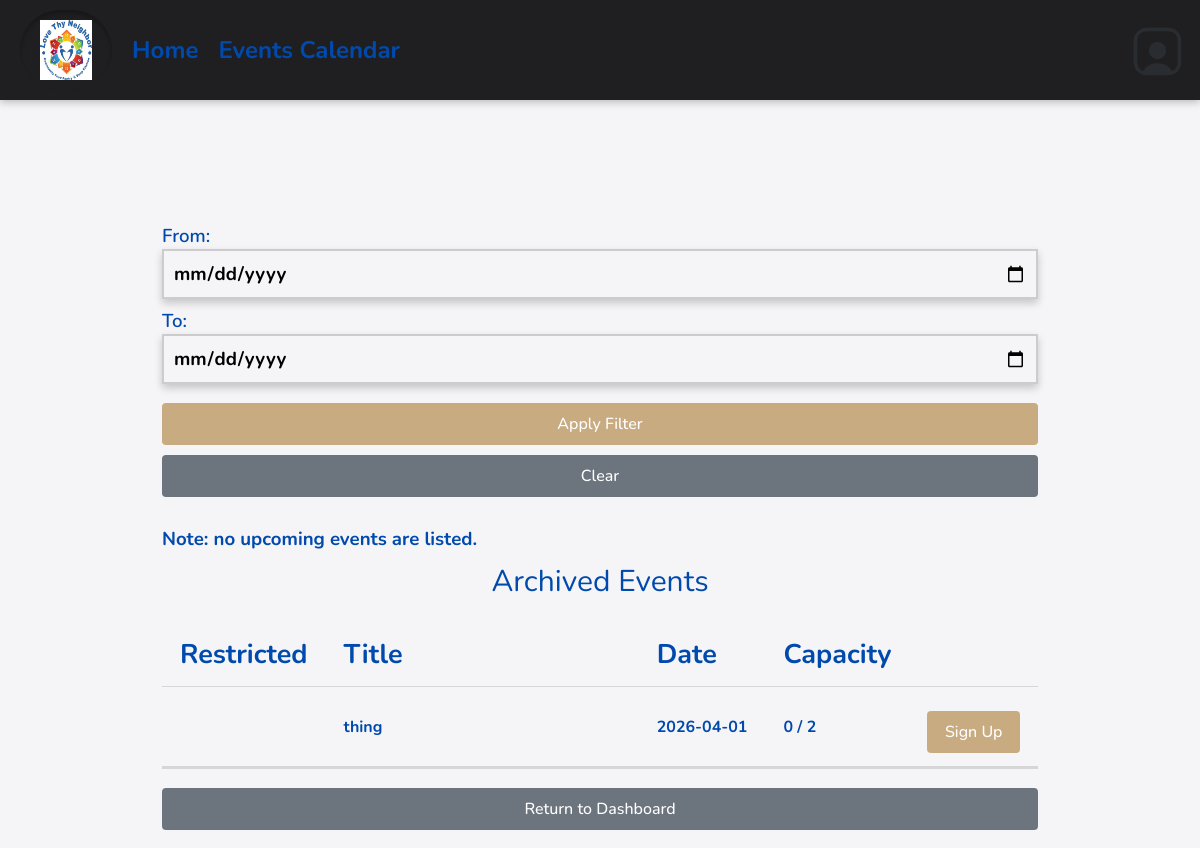
The page /viewAllEvents.php on the database its author committed.
### tables this page shows
CREATE TABLE `dbevents` (
  `id` int(11) NOT NULL,
  `name` text NOT NULL,
  `date` char(10) NOT NULL,
  `startTime` char(5) NOT NULL,
  `endTime` char(5) NOT NULL,
  `description` text NOT NULL,
  `capacity` int(11) NOT NULL,
  `location` text DEFAULT NULL,
  `archived` tinyint(4) NOT NULL
);

### database/dbEvents.php (called while the page is built, shortened)
<?php
include_once(dirname(__FILE__).'/../domain/Event.php');
function fetch_event_signups($eventID) {
    $connection = connect();
    $query = "SELECT userID, notes FROM dbeventpersons WHERE eventID = '$eventID'";
    $result = mysqli_query($connection, $query);
    $signups = [];
    return $signups;
}
function make_an_event($result_row) {
    $theEvent = new Event(
                    $result_row['id'],
                    $result_row['name'],
                    startDate: $result_row['date'],
                    startTime: $result_row['startTime'],
                    endTime: $result_row['endTime'],
                    endDate: $result_row['date'],
                    description: $result_row['description'],
                    capacity: $result_row['capacity'],
                    location: $result_row['location']
                );
    return $theEvent;
}
function get_all_events_sorted_by_date_and_archived() {
    $con = connect();
    $today = date('Y-m-d');
    $now = date('H:i');
    $query = "SELECT * FROM dbevents
              WHERE date < '$today'
                 OR (date = '$today' AND endTime < '$now')
              ORDER BY date ASC, startTime ASC";
    $result = mysqli_query($con, $query);
    $theEvents = array();
    while ($result_row = mysqli_fetch_assoc($result)) {
        $theEvent = make_an_event($result_row);
        $theEvents[] = $theEvent;
    }
    return $theEvents;
}

### domain/Event.php (called while the page is built, shortened)
<?php
class Event {
    private $name;
    private $startDate;
    private $capacity;
    function __construct($id, $name, $startDate, $startTime, $endTime, $endDate, $description, $capacity, $location) {
        $this->name = $name;
        $this->startDate = $startDate;
        $this->capacity = $capacity;
    }
    function getName() {
        return $this->name;
    }
    function getStartDate() {
        return $this->startDate;
    }
    function getCapacity() {
        return $this->capacity;
    }
}

### viewAllEvents.php (the view, shortened to what this page needs)
<?php
    include 'database/dbEvents.php';
?>
<!DOCTYPE html>
<html>
    <head>
        <?php require_once('universal.inc') ?>
        <link rel="stylesheet" href="css/event.css">
    </head>
    <body>
        <?php require_once('header.php') ?>
        <?php require_once('database/dbEvents.php');?>
        <h1>Events</h1>
        <main class="general">
            <?php
                $events = get_all_events_sorted_by_date_not_archived();
                $archivedevents = get_all_events_sorted_by_date_and_archived();
                $today = new DateTime();
                $today->setTime(0, 0, 0);
                $filterStart = $_GET['start_date'] ?? '';
                $filterEnd = $_GET['end_date'] ?? '';
                $upcomingEvents = array_filter($events, function($event) use ($today, $filterStart, $filterEnd) {
                    $eventDate = new DateTime($event->getStartDate());
                    $eventDate->setTime(0, 0, 0);
                    if ($eventDate < $today) {
                        return false;
                    }
                    if (!empty($filterStart)) {
                        $start = new DateTime($filterStart);
                        $start->setTime(0, 0, 0);
                        if ($eventDate < $start) {
                            return false;
                        }
                    }
                     if (!empty($filterEnd)) {
                        $end = new DateTime($filterEnd);
                        $end->setTime(0, 0, 0);
                        if ($eventDate > $end) {
                            return false;
                        }
                    }
                    return true;
                });
                $upcomingArchivedEvents = array_filter($archivedevents, function($event) use ($today, $filterStart, $filterEnd) {
                    $eventDate = new DateTime($event->getStartDate());
                    $eventDate->setTime(0, 0, 0);
                    if ($eventDate < $today) {
                        return false;
                    }
                     if (!empty($filterStart)) {
                        $start = new DateTime($filterStart);
                        $start->setTime(0, 0, 0);
                        if ($eventDate < $start) {
                            return false;
                        }
                    }
                     if (!empty($filterEnd)) {
                        $end = new DateTime($filterEnd);
                        $end->setTime(0, 0, 0);
                        if ($eventDate > $end) {
                            return false;
                        }
                    }
                     return true;
                });
                usort($upcomingEvents, function($a, $b) {
                    return strtotime($a->getStartDate()) <=> strtotime($b->getStartDate());
                });
                usort($upcomingArchivedEvents, function($a, $b) {
                    return strtotime($a->getStartDate()) <=> strtotime($b->getStartDate());
                });
                ?>
                <form method="get" class="event-filter-form" style="margin-bottom: 20px;">
                <label for="start_date">From:</label>
                <input
                    type="date"
                    name="start_date"
                    id="start_date"
                    value="<?= htmlspecialchars($filterStart) ?>"
                >
                <label for="end_date">To:</label>
                <input
                    type="date"
                    name="end_date"
                    id="end_date"
                    value="<?= htmlspecialchars($filterEnd) ?>"
                >
                <button type="submit" class="button">Apply Filter</button>
                <a href="viewAllEvents.php" class="button cancel">Clear</a>
            </form>
            <?php
            $noUpcoming = empty($upcomingEvents);
            $noArchived = empty($upcomingArchivedEvents);
            if (!($noUpcoming && $noArchived)) {
                if ($noUpcoming) {
                    echo "<p class='no-events'>Note: no upcoming events are listed.</p>";
                } elseif ($noArchived) {
                    echo "<p class='no-events'>Note: no archived events are listed.</p>";
                }
            }
            ?>
                <?php if (!empty($upcomingEvents) || !empty($upcomingArchivedEvents)): ?>
                <?php if (!empty($upcomingArchivedEvents)): ?>
                <div class="table-wrapper">
                    <h2>Archived Events</h2>
                    <table class="general">
                        <thead>
                            <tr>
                                <th style="width:1px">Restricted</th>
                                <th>Title</th>
                                <th style="width:1px">Date</th>
                                <th style="width:1px">Capacity</th>
                                <th style="width:1px"></th>
                            </tr>
                        </thead>
                        <tbody class="standout">
                            <?php
                                foreach ($upcomingArchivedEvents as $event) {
                                    $eventID = $event->getID();
                                    $title = $event->getName();
                                    $date = $event->getStartDate();
                                    $capacity = $event->getCapacity();
                                    $signups = fetch_event_signups($eventID);
                                    $numSignups = count($signups);
                                        echo "
                                        <tr data-event-id='$eventID'>
                                            <td>$restricted_signup</td>
                                            <td><a href='event.php?id=$eventID'>$title</a></td>
                                            <td>$date</td>
                                            <td>$numSignups / $capacity</td>
                                            <td><a class='button sign-up' href='eventSignUp.php?event_name=' . urlencode($title) . '&restricted=' . urlencode($restricted_signup) . '&id=' . urlencode($eventID) . '>Sign Up</a></td>
                                        </tr>";
                                }
                            ?>
                        </tbody>
                    </table>
                </div>
                <?php endif; ?>
                <?php else: ?>
                <p class="no-events standout">There are currently no events available to view.<a class="button add" href="addEvent.php">Create a New Event</a> </p>
            <?php endif ?>
            <a class="button cancel" href="index.php">Return to Dashboard</a>
        </main>
    </body>
</html>

### css/base.css (style rules this page uses)
html, body, header, main, footer, div, span, p, h1, h2, h3, h4, h5, h6, ul, ol, li, input, select, textarea, form, section, label, table, td, tr, th, form, fieldset, em, button, a { padding: 0; margin: 0; font-size: inherit; font-family: inherit; font-weight: inherit; text-decoration: none; font-style: normal; box-sizing: border-box; text-align: left; list-style-type: none; border-spacing: 0; font-weight: bold; }
:root { --page-background-color: #f5f5f7; --page-font-color: rgb(0, 74, 173); --inactive-font-color: #6b6b6b; --inactive-background-color: #eeeeee; --standout-background: #ffffff; --happy-toast-background-color: #7fa88a; --happy-toast-font-color: #ffffff; --info-toast-background-color: #e6e6e6; --info-toast-font-color: #111111; --error-toast-background-color: #c97b67; --error-toast-font-color: #ffffff; --shadow-and-border-color: #d6d6d6; --accent-color: rgb(62, 129, 50); --main-color: rgb(0, 74, 173); --secondary-accent-color: rgb(62, 129, 50); --wv-accent-color: #C9AB81; --wv-accent-foreground: #ffffff; --wv-bg-light: #ffffff; --wv-text-dark: #111111; --wv-muted-text: #6b6b6b; --calendar-event-color: #b0b0b0; --calendar-event-color-hover: var(--accent-color); --calendar-today-border: 2px solid var(--secondary-accent-color); --button-font-color: #ffffff; --button-padding: 0.5rem 1.5rem; --button-border-radius: 0.25rem; --standard-border: 1px solid #cccccc; --light-border: 1px solid var(--shadow-and-border-color); --text-field-border: 2px solid #cccccc; --cancel-button-background-color: rgb(127,127,127); --error-color: #c97b67; font-size: 18px; font-family: Montserrat; font-weight: 300; }
body { background-color: var(--page-background-color); color: var(--page-font-color); font-family: Montserrat; }
a { color: var(--main-color); }
main:not(.login):not(.calendar-view):not(.dashboard) { padding: 1rem; }
input[type=text], input[type=password], input[type=date], input[type=email], input[type=number], input[type=tel], select, textarea, .pseudo-input, .pseudo-input-disabled { border: var(--text-field-border); border-radius: 0; padding: 0.5rem; width: 100%; background-color: var(--page-background-color); margin-bottom: 0.5rem; scroll-margin: 7.5rem; box-shadow: 0px 4px 8px rgba(0,0,0,0.2); color: black; }
input[type=submit], .button, a.button-signup { color: var(--button-font-color); background-color: var(--main-color); padding: var(--button-padding); border: 3px solid rgba(255, 255, 255, 0.295); border-radius: var(--button-border-radius); font-weight: 500; width: 100%; transition: background-color .3s; cursor: pointer; text-align: center; }
label { color: var(--page-font-color); font-weight: 600; width: 100%; text-align: left; }
h1 { font-size: 1.5rem; font-weight: 500; margin-bottom: 2rem; background-color: var(#C9AB81); color: var(--page-background-color); width: 100%; text-align: center; padding: 1rem; }
h2 { font-size: 1.5rem; font-weight: 500; }
.button { display: inline-block; }
button.cancel, a.cancel { background-color: var(--cancel-button-background-color); color: white; }
main.general, form.general { margin: 1rem; display: flex; flex-direction: column; gap: 0.5rem; }
table.general { width: 100%; border-collapse: collapse; padding-bottom: 1rem; }
table.general th, table.general td { padding: 0.75rem 1rem; vertical-align: top; background-color: var(--page-background-color); border-bottom: 1px solid var(--shadow-and-border-color); color: var(--page-font-color); }
table.general td { text-align:left; vertical-align: middle; color: var(--page-font-color); }
.standout { border-bottom: 3px solid var(--shadow-and-border-color); padding: 1rem; background-color: var(--standout-background); }
@media only screen and (min-width: 1024px) { main.general, form.general { margin: 0rem 8rem 4rem 8rem; } }

### rows shown on the page
dbevents: name "thing", date "2026-04-01", numSignups "0", capacity "2"
